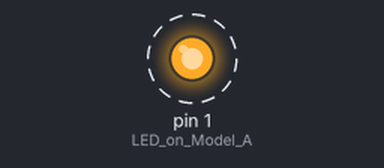
Bench run of a sketch on a simulated Arduino Uno, built with avr-gcc and run on an emulated ATmega328P. Shown: output pins drawn as LEDs (lit = HIGH). Dashed ring = blinking.

Above: at 0.1 s.
Timing chart, 0 to 3.0 s (numbered marks = the images above):
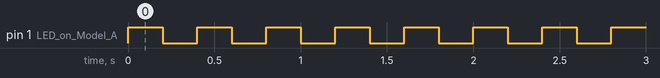

Measured:
- by itself, pin 1 (LED_on_Model_A): alternates HIGH for 0.20 s and LOW for 0.20 s

The sketch:

MorseCode.ino
```cpp
// (licence header left out)
 // the setup routine runs once when you press reset:
int basetime = 200;

void setup() {
   // initialize the digital pin as an output.
   pinMode(1, OUTPUT); //LED on Model A

 }

 // the loop routine runs over and over again forever:
 void loop() {
   // turn the LED on (HIGH is the voltage level)
   digitalWrite(1, HIGH);
   delay(basetime);               // wait for a second
   // turn the LED off by making the voltage LOW
   digitalWrite(1, LOW);
   delay(basetime);               // wait for a second
 }

 void a() {

}
 void b() {

}
 void c() {

}
 void d() {

}
 void e() {

}
 void f() {

}
```
